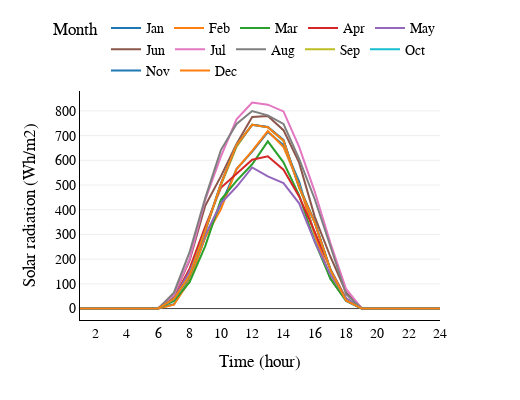

The cell this chart's notebook holds for it:
### Markdown cell above
# Radiation

### Code cell
fig = px.line(radiacion,
              y='Solar Radiation Impute',
              x='hora',
              template="xgridoff",
              color='Month',
              category_orders={
                  "Month": [
                      "Jan", "Feb", "Mar", "Apr", "May", "Jun", "Jul", "Aug",
                      "Sep", "Oct", "Nov", "Dec"                  ]
              },
              #title="Load Profile 2019",
              width=520,
              height=400)
fig.update_yaxes(nticks=10)
fig.update_xaxes(nticks=15)
fig.update_xaxes(title_text='Time (hour)')
fig.update_yaxes(title_text='Solar radiation (Wh/m2)')
#fig.layout.update(showlegend=False) 
fig.update_yaxes(showline=True, linecolor='black')
fig.update_xaxes(showline=True, linecolor='black')

fig.update_layout(
    font_family="Times New Roman",
    title_font_family="Times New Roman",
    font_size=14
    ,
    font_color="black",
    
    legend=dict(
    orientation="h",
    yanchor="bottom",
    y=1.02,
    xanchor="right",
    x=1,
        font_size=14       
)
)
fig.show()
fig.write_image("solar_radiaton_1.eps")

### Figure 1 — Plotly figure (JSON) as saved in the notebook; plotly's stock layout.template omitted (floating-point values rounded to 4 significant figures)
{"data": [{"hovertemplate": "Month=Jan<br>hora=%{x}<br>Solar Radiation Impute=%{y}<extra></extra>", "legendgroup": "Jan", "line": {"color": "#1F77B4", "dash": "solid"}, "mode": "lines", "name": "Jan", "orientation": "v", "showlegend": true, "type": "scatter", "x": [1, 2, 3, 4, 5, 6, 7, 8, 9, 10, 11, 12, 13, 14, 15, 16, 17, 18, 19, 20, 21, 22, 23, 24], "xaxis": "x", "y": [0, 0, 0, 0, 0, 0.7459, 17.32, 117.5, 288.3, 420.6, 565.0, 635.5, 714.7, 662.0, 514.1, 299.0, 120.2, 33.42, 2.085, 0, 0, 0, 0, 0], "yaxis": "y"}, {"hovertemplate": "Month=Feb<br>hora=%{x}<br>Solar Radiation Impute=%{y}<extra></extra>", "legendgroup": "Feb", "line": {"color": "#FF7F0E", "dash": "solid"}, "mode": "lines", "name": "Feb", "orientation": "v", "showlegend": true, "type": "scatter", "x": [1, 2, 3, 4, 5, 6, 7, 8, 9, 10, 11, 12, 13, 14, 15, 16, 17, 18, 19, 20, 21, 22, 23, 24], "xaxis": "x", "y": [0, 0, 0, 0, 0, 0.667, 15.55, 112.7, 288.6, 401.4, 564.6, 638.5, 718.3, 654.2, 501.8, 299.5, 122.9, 33.46, 2.329, 0, 0, 0, 0, 0], "yaxis": "y"}, {"hovertemplate": "Month=Mar<br>hora=%{x}<br>Solar Radiation Impute=%{y}<extra></extra>", "legendgroup": "Mar", "line": {"color": "#2CA02C", "dash": "solid"}, "mode": "lines", "name": "Mar", "orientation": "v", "showlegend": true, "type": "scatter", "x": [1, 2, 3, 4, 5, 6, 7, 8, 9, 10, 11, 12, 13, 14, 15, 16, 17, 18, 19, 20, 21, 22, 23, 24], "xaxis": "x", "y": [0, 0, 0, 0, 0, 0.2342, 30.51, 106.5, 252.5, 440.2, 516.8, 584.1, 677.0, 592.0, 458.6, 270.6, 120.4, 30.65, 0.03438, 0, 0, 0, 0, 0], "yaxis": "y"}, {"hovertemplate": "Month=Apr<br>hora=%{x}<br>Solar Radiation Impute=%{y}<extra></extra>", "legendgroup": "Apr", "line": {"color": "#D62728", "dash": "solid"}, "mode": "lines", "name": "Apr", "orientation": "v", "showlegend": true, "type": "scatter", "x": [1, 2, 3, 4, 5, 6, 7, 8, 9, 10, 11, 12, 13, 14, 15, 16, 17, 18, 19, 20, 21, 22, 23, 24], "xaxis": "x", "y": [0, 0, 0, 0, 0, 0.3136, 42.55, 161.7, 332.0, 488.6, 546.2, 602.2, 616.3, 561.9, 454.1, 310.7, 159.2, 40.53, 0.3172, 0, 0, 0, 0, 0], "yaxis": "y"}, {"hovertemplate": "Month=May<br>hora=%{x}<br>Solar Radiation Impute=%{y}<extra></extra>", "legendgroup": "May", "line": {"color": "#9467BD", "dash": "solid"}, "mode": "lines", "name": "May", "orientation": "v", "showlegend": true, "type": "scatter", "x": [1, 2, 3, 4, 5, 6, 7, 8, 9, 10, 11, 12, 13, 14, 15, 16, 17, 18, 19, 20, 21, 22, 23, 24], "xaxis": "x", "y": [0, 0, 0, 0, 0, 0.3202, 39.77, 149.7, 297.1, 426.4, 492.8, 571.1, 535.3, 507.7, 426.0, 269.9, 136.6, 42.67, 0.6295, 0, 0, 0, 0, 0], "yaxis": "y"}, {"hovertemplate": "Month=Jun<br>hora=%{x}<br>Solar Radiation Impute=%{y}<extra></extra>", "legendgroup": "Jun", "line": {"color": "#8C564B", "dash": "solid"}, "mode": "lines", "name": "Jun", "orientation": "v", "showlegend": true, "type": "scatter", "x": [1, 2, 3, 4, 5, 6, 7, 8, 9, 10, 11, 12, 13, 14, 15, 16, 17, 18, 19, 20, 21, 22, 23, 24], "xaxis": "x", "y": [0, 0, 0, 0, 0, 1.006, 53.61, 194.9, 416.2, 535.0, 666.7, 775.8, 779.4, 722.2, 590.7, 371.4, 209.7, 65.34, 1.373, 0, 0, 0, 0, 0], "yaxis": "y"}, {"hovertemplate": "Month=Jul<br>hora=%{x}<br>Solar Radiation Impute=%{y}<extra></extra>", "legendgroup": "Jul", "line": {"color": "#E377C2", "dash": "solid"}, "mode": "lines", "name": "Jul", "orientation": "v", "showlegend": true, "type": "scatter", "x": [1, 2, 3, 4, 5, 6, 7, 8, 9, 10, 11, 12, 13, 14, 15, 16, 17, 18, 19, 20, 21, 22, 23, 24], "xaxis": "x", "y": [0, 0, 0, 0, 0, 0.9474, 55.57, 199.8, 440.2, 615.0, 766.4, 834.3, 825.4, 797.9, 654.7, 472.6, 265.4, 79.18, 1.091, 0, 0, 0, 0, 0], "yaxis": "y"}, {"hovertemplate": "Month=Aug<br>hora=%{x}<br>Solar Radiation Impute=%{y}<extra></extra>", "legendgroup": "Aug", "line": {"color": "#7F7F7F", "dash": "solid"}, "mode": "lines", "name": "Aug", "orientation": "v", "showlegend": true, "type": "scatter", "x": [1, 2, 3, 4, 5, 6, 7, 8, 9, 10, 11, 12, 13, 14, 15, 16, 17, 18, 19, 20, 21, 22, 23, 24], "xaxis": "x", "y": [0, 0, 0, 0, 0, 0.579, 64.23, 228.2, 447.2, 641.5, 747.3, 799.8, 782.0, 747.4, 605.4, 442.6, 252.1, 57.65, 0.7377, 0, 0, 0, 0, 0], "yaxis": "y"}, {"hovertemplate": "Month=Sep<br>hora=%{x}<br>Solar Radiation Impute=%{y}<extra></extra>", "legendgroup": "Sep", "line": {"color": "#BCBD22", "dash": "solid"}, "mode": "lines", "name": "Sep", "orientation": "v", "showlegend": true, "type": "scatter", "x": [1, 2, 3, 4, 5, 6, 7, 8, 9, 10, 11, 12, 13, 14, 15, 16, 17, 18, 19, 20, 21, 22, 23, 24], "xaxis": "x", "y": [0, 0, 0, 0, 0, 0.4903, 37.89, 127.2, 313.5, 498.6, 654.6, 745.0, 734.5, 678.4, 495.1, 349.1, 157.0, 32.82, 0.008944, 0, 0, 0, 0, 0], "yaxis": "y"}, {"hovertemplate": "Month=Oct<br>hora=%{x}<br>Solar Radiation Impute=%{y}<extra></extra>", "legendgroup": "Oct", "line": {"color": "#17BECF", "dash": "solid"}, "mode": "lines", "name": "Oct", "orientation": "v", "showlegend": true, "type": "scatter", "x": [1, 2, 3, 4, 5, 6, 7, 8, 9, 10, 11, 12, 13, 14, 15, 16, 17, 18, 19, 20, 21, 22, 23, 24], "xaxis": "x", "y": [0, 0, 0, 0, 0, 0.507, 39.48, 133.4, 315.2, 505.1, 662.2, 743.9, 734.1, 680.3, 489.0, 347.9, 156.6, 32.72, 0.009027, 0, 0, 0, 0, 0], "yaxis": "y"}, {"hovertemplate": "Month=Nov<br>hora=%{x}<br>Solar Radiation Impute=%{y}<extra></extra>", "legendgroup": "Nov", "line": {"color": "#1F77B4", "dash": "solid"}, "mode": "lines", "name": "Nov", "orientation": "v", "showlegend": true, "type": "scatter", "x": [1, 2, 3, 4, 5, 6, 7, 8, 9, 10, 11, 12, 13, 14, 15, 16, 17, 18, 19, 20, 21, 22, 23, 24], "xaxis": "x", "y": [0, 0, 0, 0, 0, 0.5045, 38.94, 131.7, 315.4, 505.0, 660.3, 743.9, 734.7, 682.7, 493.0, 349.9, 157.4, 32.8, 0.009328, 0, 0, 0, 0, 0], "yaxis": "y"}, {"hovertemplate": "Month=Dec<br>hora=%{x}<br>Solar Radiation Impute=%{y}<extra></extra>", "legendgroup": "Dec", "line": {"color": "#FF7F0E", "dash": "solid"}, "mode": "lines", "name": "Dec", "orientation": "v", "showlegend": true, "type": "scatter", "x": [1, 2, 3, 4, 5, 6, 7, 8, 9, 10, 11, 12, 13, 14, 15, 16, 17, 18, 19, 20, 21, 22, 23, 24], "xaxis": "x", "y": [0, 0, 0, 0, 0, 0.507, 39.48, 133.4, 315.2, 505.1, 662.2, 743.9, 734.1, 680.3, 489.0, 347.9, 156.6, 32.72, 0.009027, 0, 0, 0, 0, 0], "yaxis": "y"}], "layout": {"font": {"color": "black", "family": "Times New Roman", "size": 14}, "height": 400, "legend": {"font": {"size": 14}, "orientation": "h", "title": {"text": "Month"}, "tracegroupgap": 0, "x": 1, "xanchor": "right", "y": 1.02, "yanchor": "bottom"}, "margin": {"t": 60}, "title": {"font": {"family": "Times New Roman"}}, "width": 520, "xaxis": {"anchor": "y", "domain": [0, 1], "linecolor": "black", "nticks": 15, "showline": true, "title": {"text": "Time (hour)"}}, "yaxis": {"anchor": "x", "domain": [0, 1], "linecolor": "black", "nticks": 10, "showline": true, "title": {"text": "Solar radiation (Wh/m2)"}}}}
